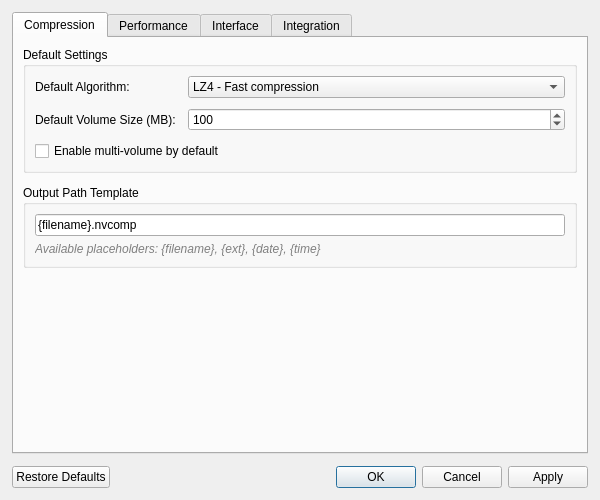
<?xml version="1.0" encoding="UTF-8"?>
<ui version="4.0">
 <class>SettingsDialog</class>
 <widget class="QDialog" name="SettingsDialog">
  <property name="geometry">
   <rect>
    <x>0</x>
    <y>0</y>
    <width>600</width>
    <height>500</height>
   </rect>
  </property>
  <property name="windowTitle">
   <string>Settings</string>
  </property>
  <layout class="QVBoxLayout" name="mainLayout">
   <property name="spacing">
    <number>12</number>
   </property>
   <property name="leftMargin">
    <number>12</number>
   </property>
   <property name="topMargin">
    <number>12</number>
   </property>
   <property name="rightMargin">
    <number>12</number>
   </property>
   <property name="bottomMargin">
    <number>12</number>
   </property>
   <item>
    <widget class="QTabWidget" name="tabWidget">
     <property name="currentIndex">
      <number>0</number>
     </property>
     <!-- Tab 1: Compression -->
     <widget class="QWidget" name="tabCompression">
      <attribute name="title">
       <string>Compression</string>
      </attribute>
      <layout class="QVBoxLayout" name="compressionLayout">
       <property name="spacing">
        <number>12</number>
       </property>
       <item>
        <widget class="QGroupBox" name="groupBoxDefaults">
         <property name="title">
          <string>Default Settings</string>
         </property>
         <layout class="QFormLayout" name="defaultsFormLayout">
          <property name="horizontalSpacing">
           <number>12</number>
          </property>
          <property name="verticalSpacing">
           <number>10</number>
          </property>
          <item row="0" column="0">
           <widget class="QLabel" name="labelDefaultAlgorithm">
            <property name="text">
             <string>Default Algorithm:</string>
            </property>
           </widget>
          </item>
          <item row="0" column="1">
           <widget class="QComboBox" name="comboBoxDefaultAlgorithm">
            <property name="toolTip">
             <string>Algorithm to use by default when compressing</string>
            </property>
            <item>
             <property name="text">
              <string>LZ4 - Fast compression</string>
             </property>
             <property name="userData" stdset="0">
              <string>LZ4</string>
             </property>
            </item>
            <item>
             <property name="text">
              <string>Snappy - Very fast compression</string>
             </property>
             <property name="userData" stdset="0">
              <string>Snappy</string>
             </property>
            </item>
            <item>
             <property name="text">
              <string>Zstd - Best compression</string>
             </property>
             <property name="userData" stdset="0">
              <string>Zstd</string>
             </property>
            </item>
            <item>
             <property name="text">
              <string>GDeflate - GPU-optimized DEFLATE</string>
             </property>
             <property name="userData" stdset="0">
              <string>GDeflate</string>
             </property>
            </item>
            <item>
             <property name="text">
              <string>ANS - Asymmetric Numeral Systems</string>
             </property>
             <property name="userData" stdset="0">
              <string>ANS</string>
             </property>
            </item>
            <item>
             <property name="text">
              <string>Bitcomp - Lossless numerical</string>
             </property>
             <property name="userData" stdset="0">
              <string>Bitcomp</string>
             </property>
            </item>
           </widget>
          </item>
          <item row="1" column="0">
           <widget class="QLabel" name="labelDefaultVolumeSize">
            <property name="text">
             <string>Default Volume Size (MB):</string>
            </property>
           </widget>
          </item>
          <item row="1" column="1">
           <widget class="QSpinBox" name="spinBoxDefaultVolumeSize">
            <property name="toolTip">
             <string>Default size for volume splitting (in MB)</string>
            </property>
            <property name="minimum">
             <number>1</number>
            </property>
            <property name="maximum">
             <number>10000</number>
            </property>
            <property name="value">
             <number>100</number>
            </property>
           </widget>
          </item>
          <item row="2" column="0" colspan="2">
           <widget class="QCheckBox" name="checkBoxDefaultEnableVolumes">
            <property name="text">
             <string>Enable multi-volume by default</string>
            </property>
            <property name="toolTip">
             <string>Automatically enable volume splitting for large files</string>
            </property>
           </widget>
          </item>
         </layout>
        </widget>
       </item>
       <item>
        <widget class="QGroupBox" name="groupBoxOutputPath">
         <property name="title">
          <string>Output Path Template</string>
         </property>
         <layout class="QVBoxLayout" name="outputPathLayout">
          <item>
           <widget class="QLineEdit" name="lineEditOutputTemplate">
            <property name="text">
             <string>{filename}.nvcomp</string>
            </property>
            <property name="toolTip">
             <string>Output path template. Use {filename} for original name.</string>
            </property>
           </widget>
          </item>
          <item>
           <widget class="QLabel" name="labelTemplateHelp">
            <property name="text">
             <string>&lt;html&gt;&lt;head/&gt;&lt;body&gt;&lt;p&gt;&lt;span style=&quot; font-style:italic; color:#808080;&quot;&gt;Available placeholders: {filename}, {ext}, {date}, {time}&lt;/span&gt;&lt;/p&gt;&lt;/body&gt;&lt;/html&gt;</string>
            </property>
            <property name="wordWrap">
             <bool>true</bool>
            </property>
           </widget>
          </item>
         </layout>
        </widget>
       </item>
       <item>
        <spacer name="compressionSpacer">
         <property name="orientation">
          <enum>Qt::Vertical</enum>
         </property>
         <property name="sizeHint" stdset="0">
          <size>
           <width>20</width>
           <height>40</height>
          </size>
         </property>
        </spacer>
       </item>
      </layout>
     </widget>
     <!-- Tab 2: Performance -->
     <widget class="QWidget" name="tabPerformance">
      <attribute name="title">
       <string>Performance</string>
      </attribute>
      <layout class="QVBoxLayout" name="performanceLayout">
       <property name="spacing">
        <number>12</number>
       </property>
       <item>
        <widget class="QGroupBox" name="groupBoxProcessing">
         <property name="title">
          <string>Processing Mode</string>
         </property>
         <layout class="QVBoxLayout" name="processingLayout">
          <item>
           <widget class="QRadioButton" name="radioButtonPreferGpu">
            <property name="text">
             <string>Prefer GPU (faster, requires CUDA)</string>
            </property>
            <property name="checked">
             <bool>true</bool>
            </property>
            <property name="toolTip">
             <string>Use GPU acceleration when available</string>
            </property>
           </widget>
          </item>
          <item>
           <widget class="QRadioButton" name="radioButtonPreferCpu">
            <property name="text">
             <string>Prefer CPU (slower, works everywhere)</string>
            </property>
            <property name="toolTip">
             <string>Always use CPU mode, even if GPU is available</string>
            </property>
           </widget>
          </item>
         </layout>
        </widget>
       </item>
       <item>
        <widget class="QGroupBox" name="groupBoxGpuSettings">
         <property name="title">
          <string>GPU Settings</string>
         </property>
         <layout class="QFormLayout" name="gpuFormLayout">
          <property name="horizontalSpacing">
           <number>12</number>
          </property>
          <property name="verticalSpacing">
           <number>10</number>
          </property>
          <item row="0" column="0">
           <widget class="QLabel" name="labelVramLimit">
            <property name="text">
             <string>VRAM Usage Limit (%):</string>
            </property>
           </widget>
          </item>
          <item row="0" column="1">
           <layout class="QHBoxLayout" name="vramLimitLayout">
            <item>
             <widget class="QSlider" name="sliderVramLimit">
              <property name="minimum">
               <number>10</number>
              </property>
              <property name="maximum">
               <number>95</number>
              </property>
              <property name="value">
               <number>80</number>
              </property>
              <property name="orientation">
               <enum>Qt::Horizontal</enum>
              </property>
              <property name="toolTip">
               <string>Maximum percentage of VRAM to use for compression</string>
              </property>
             </widget>
            </item>
            <item>
             <widget class="QLabel" name="labelVramValue">
              <property name="text">
               <string>80%</string>
              </property>
              <property name="minimumSize">
               <size>
                <width>40</width>
                <height>0</height>
               </size>
              </property>
             </widget>
            </item>
           </layout>
          </item>
         </layout>
        </widget>
       </item>
       <item>
        <widget class="QGroupBox" name="groupBoxCpuSettings">
         <property name="title">
          <string>CPU Settings</string>
         </property>
         <layout class="QFormLayout" name="cpuFormLayout">
          <property name="horizontalSpacing">
           <number>12</number>
          </property>
          <property name="verticalSpacing">
           <number>10</number>
          </property>
          <item row="0" column="0">
           <widget class="QLabel" name="labelThreadCount">
            <property name="text">
             <string>Thread Count:</string>
            </property>
           </widget>
          </item>
          <item row="0" column="1">
           <widget class="QSpinBox" name="spinBoxThreadCount">
            <property name="toolTip">
             <string>Number of CPU threads to use for compression</string>
            </property>
            <property name="minimum">
             <number>1</number>
            </property>
            <property name="maximum">
             <number>64</number>
            </property>
            <property name="value">
             <number>4</number>
            </property>
           </widget>
          </item>
          <item row="1" column="0">
           <widget class="QLabel" name="labelChunkSize">
            <property name="text">
             <string>Chunk Size (MB):</string>
            </property>
           </widget>
          </item>
          <item row="1" column="1">
           <widget class="QSpinBox" name="spinBoxChunkSize">
            <property name="toolTip">
             <string>Size of each processing chunk (in MB)</string>
            </property>
            <property name="minimum">
             <number>1</number>
            </property>
            <property name="maximum">
             <number>1024</number>
            </property>
            <property name="value">
             <number>128</number>
            </property>
           </widget>
          </item>
         </layout>
        </widget>
       </item>
       <item>
        <spacer name="performanceSpacer">
         <property name="orientation">
          <enum>Qt::Vertical</enum>
         </property>
         <property name="sizeHint" stdset="0">
          <size>
           <width>20</width>
           <height>40</height>
          </size>
         </property>
        </spacer>
       </item>
      </layout>
     </widget>
     <!-- Tab 3: Interface -->
     <widget class="QWidget" name="tabInterface">
      <attribute name="title">
       <string>Interface</string>
      </attribute>
      <layout class="QVBoxLayout" name="interfaceLayout">
       <property name="spacing">
        <number>12</number>
       </property>
       <item>
        <widget class="QGroupBox" name="groupBoxAppearance">
         <property name="title">
          <string>Appearance</string>
         </property>
         <layout class="QFormLayout" name="appearanceFormLayout">
          <property name="horizontalSpacing">
           <number>12</number>
          </property>
          <property name="verticalSpacing">
           <number>10</number>
          </property>
          <item row="0" column="0">
           <widget class="QLabel" name="labelLanguage">
            <property name="text">
             <string>Language:</string>
            </property>
           </widget>
          </item>
          <item row="0" column="1">
           <widget class="QComboBox" name="comboBoxLanguage">
            <property name="enabled">
             <bool>false</bool>
            </property>
            <property name="toolTip">
             <string>Application language (not yet implemented)</string>
            </property>
            <item>
             <property name="text">
              <string>English</string>
             </property>
            </item>
            <item>
             <property name="text">
              <string>Spanish</string>
             </property>
            </item>
            <item>
             <property name="text">
              <string>Chinese (Simplified)</string>
             </property>
            </item>
            <item>
             <property name="text">
              <string>French</string>
             </property>
            </item>
            <item>
             <property name="text">
              <string>German</string>
             </property>
            </item>
           </widget>
          </item>
          <item row="1" column="0">
           <widget class="QLabel" name="labelTheme">
            <property name="text">
             <string>Theme:</string>
            </property>
           </widget>
          </item>
          <item row="1" column="1">
           <widget class="QComboBox" name="comboBoxTheme">
            <property name="toolTip">
             <string>Application theme</string>
            </property>
            <item>
             <property name="text">
              <string>System</string>
             </property>
            </item>
            <item>
             <property name="text">
              <string>Light</string>
             </property>
            </item>
            <item>
             <property name="text">
              <string>Dark</string>
             </property>
            </item>
           </widget>
          </item>
         </layout>
        </widget>
       </item>
       <item>
        <widget class="QGroupBox" name="groupBoxBehavior">
         <property name="title">
          <string>Behavior</string>
         </property>
         <layout class="QVBoxLayout" name="behaviorLayout">
          <item>
           <widget class="QCheckBox" name="checkBoxConfirmOverwrite">
            <property name="text">
             <string>Confirm before overwriting files</string>
            </property>
            <property name="checked">
             <bool>true</bool>
            </property>
            <property name="toolTip">
             <string>Show confirmation dialog before overwriting existing files</string>
            </property>
           </widget>
          </item>
          <item>
           <widget class="QCheckBox" name="checkBoxShowStatistics">
            <property name="text">
             <string>Show statistics after compression</string>
            </property>
            <property name="checked">
             <bool>true</bool>
            </property>
            <property name="toolTip">
             <string>Display compression statistics when operation completes</string>
            </property>
           </widget>
          </item>
         </layout>
        </widget>
       </item>
       <item>
        <spacer name="interfaceSpacer">
         <property name="orientation">
          <enum>Qt::Vertical</enum>
         </property>
         <property name="sizeHint" stdset="0">
          <size>
           <width>20</width>
           <height>40</height>
          </size>
         </property>
        </spacer>
       </item>
      </layout>
     </widget>
     <!-- Tab 4: Integration -->
     <widget class="QWidget" name="tabIntegration">
      <attribute name="title">
       <string>Integration</string>
      </attribute>
      <layout class="QVBoxLayout" name="integrationLayout">
       <property name="spacing">
        <number>12</number>
       </property>
       <item>
        <widget class="QGroupBox" name="groupBoxSystemIntegration">
         <property name="title">
          <string>System Integration</string>
         </property>
         <layout class="QVBoxLayout" name="systemIntegrationLayout">
          <item>
           <widget class="QCheckBox" name="checkBoxEnableContextMenu">
            <property name="text">
             <string>Enable context menu integration</string>
            </property>
            <property name="toolTip">
             <string>Add "Compress with nvCOMP" to right-click menu (requires administrator privileges)</string>
            </property>
           </widget>
          </item>
          <item>
           <widget class="QCheckBox" name="checkBoxEnableFileAssociations">
            <property name="text">
             <string>Enable file associations</string>
            </property>
            <property name="toolTip">
             <string>Associate compressed file extensions with nvCOMP (requires administrator privileges)</string>
            </property>
           </widget>
          </item>
          <item>
           <widget class="QCheckBox" name="checkBoxStartWithSystem">
            <property name="text">
             <string>Start with system</string>
            </property>
            <property name="toolTip">
             <string>Launch nvCOMP automatically when system starts</string>
            </property>
           </widget>
          </item>
         </layout>
        </widget>
       </item>
       <item>
        <widget class="QLabel" name="labelIntegrationNote">
         <property name="text">
          <string>&lt;html&gt;&lt;head/&gt;&lt;body&gt;&lt;p&gt;&lt;span style=&quot; font-style:italic; color:#808080;&quot;&gt;Note: Some integration features require administrator privileges and will be available in future versions.&lt;/span&gt;&lt;/p&gt;&lt;/body&gt;&lt;/html&gt;</string>
         </property>
         <property name="wordWrap">
          <bool>true</bool>
         </property>
        </widget>
       </item>
       <item>
        <spacer name="integrationSpacer">
         <property name="orientation">
          <enum>Qt::Vertical</enum>
         </property>
         <property name="sizeHint" stdset="0">
          <size>
           <width>20</width>
           <height>40</height>
          </size>
         </property>
        </spacer>
       </item>
      </layout>
     </widget>
    </widget>
   </item>
   <item>
    <!-- Bottom buttons -->
    <layout class="QHBoxLayout" name="bottomButtonsLayout">
     <item>
      <widget class="QPushButton" name="buttonRestoreDefaults">
       <property name="text">
        <string>Restore Defaults</string>
       </property>
       <property name="toolTip">
        <string>Reset all settings to default values</string>
       </property>
      </widget>
     </item>
     <item>
      <spacer name="bottomSpacer">
       <property name="orientation">
        <enum>Qt::Horizontal</enum>
       </property>
       <property name="sizeHint" stdset="0">
        <size>
         <width>40</width>
         <height>20</height>
        </size>
       </property>
      </spacer>
     </item>
     <item>
      <widget class="QDialogButtonBox" name="buttonBox">
       <property name="standardButtons">
        <set>QDialogButtonBox::Apply|QDialogButtonBox::Cancel|QDialogButtonBox::Ok</set>
       </property>
      </widget>
     </item>
    </layout>
   </item>
  </layout>
 </widget>
 <connections>
  <!-- Update VRAM label when slider changes -->
  <connection>
   <sender>sliderVramLimit</sender>
   <signal>valueChanged(int)</signal>
   <receiver>labelVramValue</receiver>
   <slot>setNum(int)</slot>
   <hints>
    <hint type="sourcelabel">
     <x>300</x>
     <y>200</y>
    </hint>
    <hint type="destinationlabel">
     <x>500</x>
     <y>200</y>
    </hint>
   </hints>
  </connection>
 </connections>
</ui>
